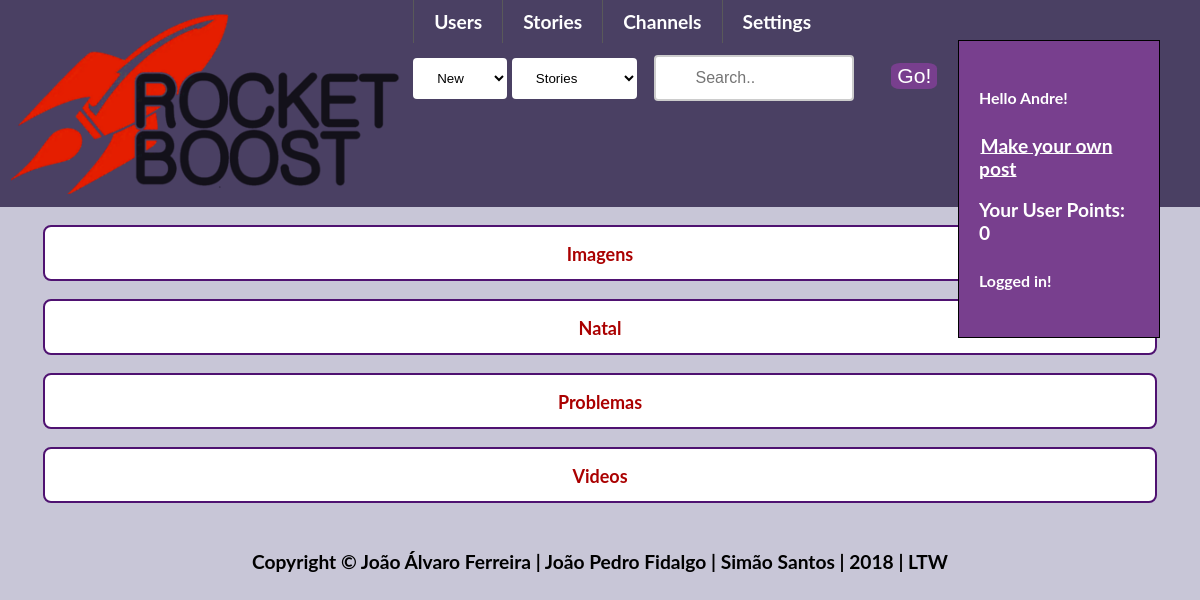
/pages/viewChannels.php (signed in), run on the app's committed database.
### tables this page shows
CREATE TABLE posts
(
    postID INTEGER UNIQUE NOT NULL PRIMARY KEY,
    title VARCHAR NOT NULL,
    content VARCHAR,
    type VARCHAR,
    dateWritten DATETIME,
    username INTEGER REFERENCES users Not NULL,
    channel VARCHAR NOT NULL
);

### pages/viewChannels.php (the view, shortened to what this page needs)
<?php
include_once "../templates/default.php";
draw_channels();
function draw_channels(){
    $db = Database::getInstance()->db();
    $stmt = $db->prepare('SELECT * FROM posts group by channel');
    $stmt->execute();
    $result = $stmt->fetchAll();
    foreach ($result as $row) {
   ?>
    <div id="postlist">
        <div id="post_info">
            <a href = "../pages/channel.php?id=<?php echo $row['channel'] ?>"><?php echo $row['channel'] ?></a>
            <br>
        </div>
    </div>
<?php
    }
}
?>

### css/style.css (style rules this page uses)
body { margin: 0 auto; --bg-color: #C8C6D7; --main-color: #783F8E; --dark-color: #4F1271; --light-color: #4A4063; background-color: var(--bg-color); font-weight: 700; font-size: 14px; font-size: 120%; font-family: Lato, Arial, sans-serif; transition: box-shadow .2s cubic-bezier(.4,0,1,1),background .2s cubic-bezier(.4,0,.2,1),color .2s cubic-bezier(.4,0,.2,1); }
a:link { position: relative; text-decoration: none; -webkit-transition: all 1s linear; color: #aa0000; padding: 1.5px; -webkit-transition: all 1s linear; }
#postlist { display: flex; background-color: white; border: 2px solid var(--dark-color); border-radius: 8px; width: 90%; padding: 15px; margin: 1em; margin-left: auto; margin-right: auto; font-size: 18px; }
#post_info { margin: auto; }

### data on the page
posts: channel "Imagens"
posts: channel "Natal"
posts: channel "Problemas"
posts: channel "Videos"

### other printed values
$_SESSION['username'] "Andre"
getUserPoints($_SESSION['username']) "0"
$_SESSION['message'] "Logged in!"
